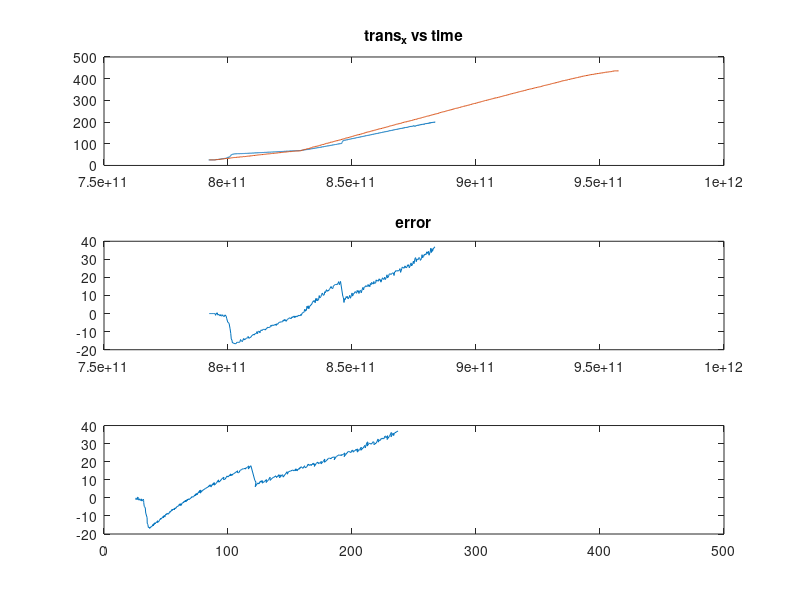

Write MATLAB code to recreate this figure.
polhemus=load('fo_Polh_tf.txt');     #Load data from Polhemus  (tf2_msgs/TFMessage)
ts=load('fo_ts_pose.txt');           #Load data from total station (geometry_msgs/PoseStamped= std_msgs/Header+geometry_msgs/Pose)
                                    #geometry_msgs/Pose= geometry_msgs/Point + geometry_msgs/Quaternion 
tstimedata=load('fo_ts_data.txt');        #Load time data. It needs to be loaded from ts_data                      
                          
                       
 NUMDATAPOLH=5468;             #Number of data from the two different sensors.
 NUMDATATS=549;                                           
                                 
              
                          
cte=1423458500000000000*ones(NUMDATAPOLH,1);     #This constant may be changed with different data!!!!
              
              
#Polhemus data
trans_x_polh=polhemus(:,4);
trans_x_polh=trans_x_polh*2.54;               #inches-->cm


trans_y_polh=polhemus(:,5);
trans_y_polh=trans_y_polh*2.54;               

trans_z_polh=polhemus(:,6);
trans_z_polh=trans_z_polh*2.54;
time_polh=polhemus(:,3)-cte;                  #cte is used to scale the plot


#Total station data  

time_ts=tstimedata(:,1)-cte(1:NUMDATATS,1);        #cte is used to scale the plot

trans_x_ts=100*ts(:,4);                      #meters->cm
offsetx=trans_x_ts(2)-trans_x_polh(2);        #offset
offsetvectorx=offsetx*ones(NUMDATATS,1);
trans_x_ts=trans_x_ts-offsetvectorx;

trans_y_ts=100*ts(:,5); 
offsety=trans_y_ts(2)-trans_y_polh(2);        
offsetvectory=offsety*ones(NUMDATATS,1);
trans_y_ts=trans_y_ts-offsetvectory;

trans_z_ts=100*ts(:,6);
offsetz=trans_z_ts(2)-trans_z_polh(2);        
offsetvectorz=offsetz*ones(NUMDATATS,1);
trans_z_ts=trans_z_ts-offsetvectorz;



#Error
trans_polh_interpx=interp1(time_polh,trans_x_polh,time_ts); #data from polhemus sensor are interpolated in order to find the error with a simple substraction
errorx=trans_x_ts-trans_polh_interpx;

trans_polh_interpy=interp1(time_polh,trans_y_polh,time_ts); 
errory=trans_y_ts-trans_polh_interpy;

trans_polh_interpz=interp1(time_polh,trans_z_polh,time_ts); 
errorz=trans_z_ts-trans_polh_interpz;


 
#Graphics  #Maybe one without removing the offset
subplot(3,1,1); plot(time_polh,trans_x_polh); title('trans_x vs time'); hold on;
plot(time_ts,trans_x_ts); hold off;
subplot(3,1,2); plot(time_ts,errorx); title('error');
subplot(3,1,3); plot(trans_x_ts, errorx);

#subplot(3,3,4); plot(time_polh,trans_y_polh); title('trans_y vs time'); hold on;
#plot(time_ts,trans_y_ts); hold off;
#subplot(3,3,5); plot(time_ts,errory); title('error');
#subplot(3,3,6); plot(trans_y_ts, errory);

#subplot(3,3,7); plot(time_polh,trans_z_polh); title('trans_z vs time'); hold on;
#plot(time_ts,trans_z_ts); hold off;
#subplot(3,3,8); plot(time_ts,errorz); title('error');
#subplot(3,3,9); plot(trans_z_ts, errorz);






